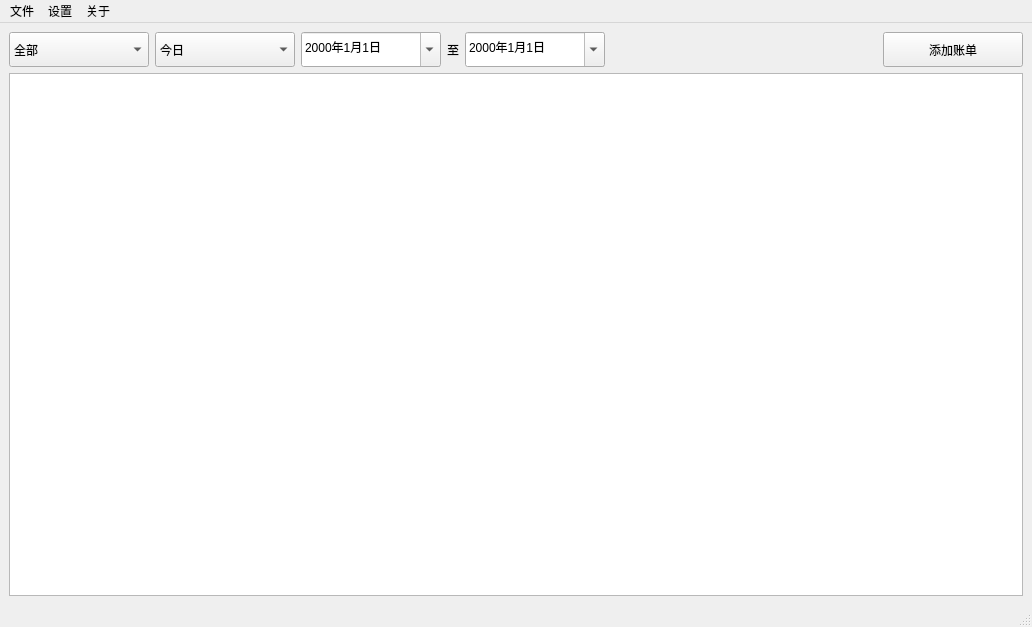
<?xml version="1.0" encoding="UTF-8"?>
<ui version="4.0">
 <class>MainView</class>
 <widget class="QMainWindow" name="MainView">
  <property name="geometry">
   <rect>
    <x>0</x>
    <y>0</y>
    <width>1032</width>
    <height>627</height>
   </rect>
  </property>
  <property name="windowTitle">
   <string>XLedger 账单记录工具</string>
  </property>
  <widget class="QWidget" name="centralwidget">
   <layout class="QVBoxLayout" name="verticalLayout">
    <item>
     <layout class="QHBoxLayout" name="horizontalLayout">
      <item>
       <widget class="MyComboBox" name="billTypeComboBox">
        <property name="sizePolicy">
         <sizepolicy hsizetype="Fixed" vsizetype="Fixed">
          <horstretch>0</horstretch>
          <verstretch>0</verstretch>
         </sizepolicy>
        </property>
        <property name="minimumSize">
         <size>
          <width>140</width>
          <height>35</height>
         </size>
        </property>
        <property name="styleSheet">
         <string notr="true">QCombobox {

}</string>
        </property>
        <item>
         <property name="text">
          <string>全部</string>
         </property>
        </item>
        <item>
         <property name="text">
          <string>收入</string>
         </property>
        </item>
        <item>
         <property name="text">
          <string>支出</string>
         </property>
        </item>
       </widget>
      </item>
      <item>
       <widget class="MyComboBox" name="dateComboBox">
        <property name="sizePolicy">
         <sizepolicy hsizetype="Fixed" vsizetype="Fixed">
          <horstretch>0</horstretch>
          <verstretch>0</verstretch>
         </sizepolicy>
        </property>
        <property name="minimumSize">
         <size>
          <width>140</width>
          <height>35</height>
         </size>
        </property>
        <item>
         <property name="text">
          <string>今日</string>
         </property>
        </item>
        <item>
         <property name="text">
          <string>本周</string>
         </property>
        </item>
        <item>
         <property name="text">
          <string>本月</string>
         </property>
        </item>
        <item>
         <property name="text">
          <string>近三月</string>
         </property>
        </item>
        <item>
         <property name="text">
          <string>全年</string>
         </property>
        </item>
        <item>
         <property name="text">
          <string>自定义日期范围</string>
         </property>
        </item>
       </widget>
      </item>
      <item>
       <widget class="QDateEdit" name="startDate">
        <property name="enabled">
         <bool>true</bool>
        </property>
        <property name="sizePolicy">
         <sizepolicy hsizetype="Fixed" vsizetype="Fixed">
          <horstretch>0</horstretch>
          <verstretch>0</verstretch>
         </sizepolicy>
        </property>
        <property name="minimumSize">
         <size>
          <width>140</width>
          <height>35</height>
         </size>
        </property>
        <property name="displayFormat">
         <string>yyyy年M月d日</string>
        </property>
        <property name="calendarPopup">
         <bool>true</bool>
        </property>
       </widget>
      </item>
      <item>
       <widget class="QLabel" name="dateLabel">
        <property name="text">
         <string>至</string>
        </property>
       </widget>
      </item>
      <item>
       <widget class="QDateEdit" name="endDate">
        <property name="sizePolicy">
         <sizepolicy hsizetype="Fixed" vsizetype="Fixed">
          <horstretch>0</horstretch>
          <verstretch>0</verstretch>
         </sizepolicy>
        </property>
        <property name="minimumSize">
         <size>
          <width>140</width>
          <height>35</height>
         </size>
        </property>
        <property name="displayFormat">
         <string notr="true">yyyy年M月d日</string>
        </property>
        <property name="calendarPopup">
         <bool>true</bool>
        </property>
       </widget>
      </item>
      <item>
       <spacer name="horizontalSpacer">
        <property name="orientation">
         <enum>Qt::Orientation::Horizontal</enum>
        </property>
        <property name="sizeHint" stdset="0">
         <size>
          <width>40</width>
          <height>20</height>
         </size>
        </property>
       </spacer>
      </item>
      <item>
       <widget class="MyButton" name="addBillBtn">
        <property name="sizePolicy">
         <sizepolicy hsizetype="Fixed" vsizetype="Fixed">
          <horstretch>0</horstretch>
          <verstretch>0</verstretch>
         </sizepolicy>
        </property>
        <property name="minimumSize">
         <size>
          <width>140</width>
          <height>35</height>
         </size>
        </property>
        <property name="text">
         <string>添加账单</string>
        </property>
       </widget>
      </item>
     </layout>
    </item>
    <item>
     <widget class="QTableView" name="tableView"/>
    </item>
   </layout>
  </widget>
  <widget class="QMenuBar" name="menubar">
   <property name="geometry">
    <rect>
     <x>0</x>
     <y>0</y>
     <width>1032</width>
     <height>33</height>
    </rect>
   </property>
   <widget class="QMenu" name="file">
    <property name="title">
     <string>文件</string>
    </property>
   </widget>
   <widget class="QMenu" name="setting">
    <property name="title">
     <string>设置</string>
    </property>
    <addaction name="addcategorytag"/>
   </widget>
   <widget class="QMenu" name="about">
    <property name="title">
     <string>关于</string>
    </property>
   </widget>
   <addaction name="file"/>
   <addaction name="setting"/>
   <addaction name="about"/>
  </widget>
  <widget class="QStatusBar" name="statusbar"/>
  <action name="addcategorytag">
   <property name="text">
    <string>添加分类和标签</string>
   </property>
  </action>
 </widget>
 <customwidgets>
  <customwidget>
   <class>MyButton</class>
   <extends>QPushButton</extends>
   <header>mybutton.h</header>
  </customwidget>
  <customwidget>
   <class>MyComboBox</class>
   <extends>QComboBox</extends>
   <header>mycombobox.h</header>
  </customwidget>
 </customwidgets>
 <resources/>
 <connections/>
</ui>
